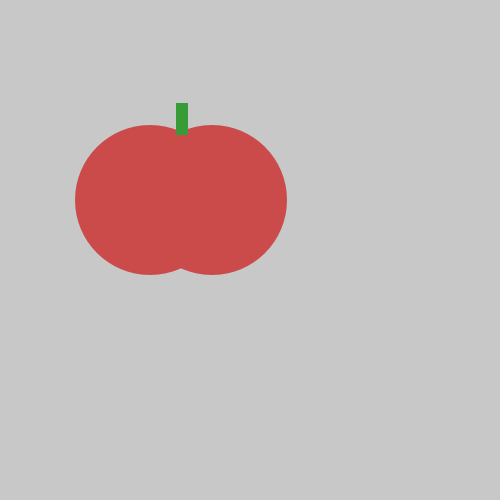
Frame 1 (no input)
Frame 60 (the mouse pressed at the canvas centre just before this capture): identical to frame 1, image omitted
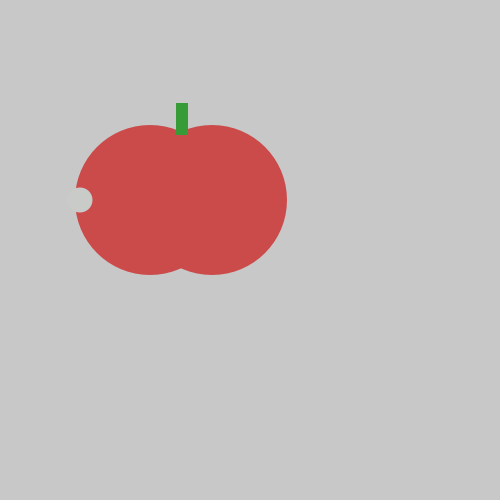
Frame 120 (the mouse held since frame 60 and released just before this capture)

The Processing sketch that drew these frames (run headless with seeded random() and noise(); from frame 60 on, the mouse is pressed at the canvas centre):

// Processing sketch: tasty_tomato
// ── tasty_tomato.pde
void setup() {
    size(500, 500);
}
void draw() {
    background(200, 200, 200);
    noStroke();
    fill(#CB4A4A);
    ellipse(150, 200, 150, 150);
    ellipse(212,200,150,150);
    fill(#379B37);
    rect(176, 103, 12, 32);
    if(mousePressed){   
      fill(#C9CBC9);
    ellipse(80,200,25,25);
  }
    
}
